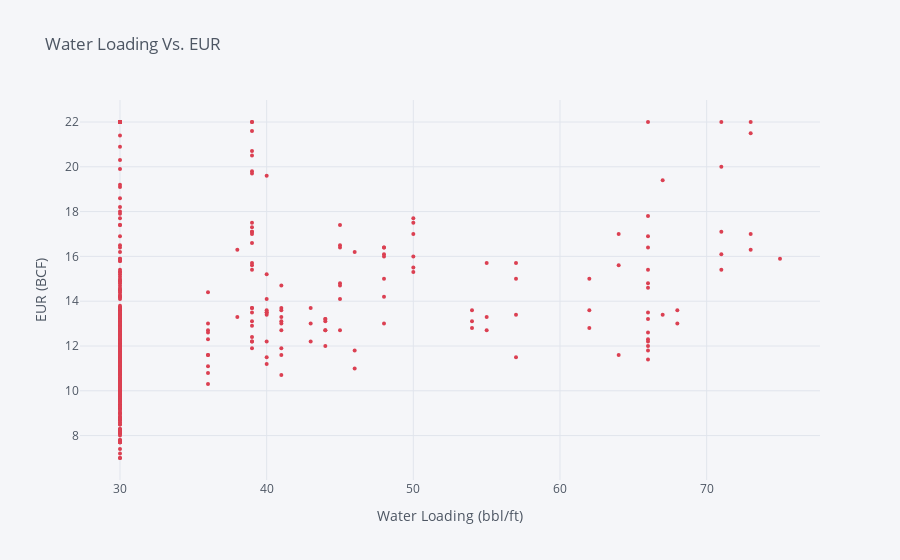

Notebook code for this chart:
### Code cell
df_Shale.iplot(kind='scatter',x='bbl/ft',y='EUR', mode='markers', size=4, color='red',xTitle='Water Loading (bbl/ft)',yTitle='EUR (BCF)', title='Water Loading Vs. EUR')

### Figure 1 — Plotly figure (JSON) as saved in the notebook; plotly's stock layout.template omitted (floating-point values rounded to 4 significant figures; data arrays with more than 128 entries replaced by an {"elided": "..."} marker saying what was removed)
{"data": [{"line": {"color": "rgba(219, 64, 82, 1.0)", "dash": "solid", "shape": "linear", "width": 1.3}, "marker": {"size": 4, "symbol": "circle"}, "mode": "markers", "name": "EUR", "text": "", "type": "scatter", "x": {"elided": "506 int values"}, "y": {"elided": "506 float values"}}], "layout": {"legend": {"bgcolor": "#F5F6F9", "font": {"color": "#4D5663"}}, "paper_bgcolor": "#F5F6F9", "plot_bgcolor": "#F5F6F9", "title": {"font": {"color": "#4D5663"}, "text": "Water Loading Vs. EUR"}, "xaxis": {"gridcolor": "#E1E5ED", "showgrid": true, "tickfont": {"color": "#4D5663"}, "title": {"font": {"color": "#4D5663"}, "text": "Water Loading (bbl/ft)"}, "zerolinecolor": "#E1E5ED"}, "yaxis": {"gridcolor": "#E1E5ED", "showgrid": true, "tickfont": {"color": "#4D5663"}, "title": {"font": {"color": "#4D5663"}, "text": "EUR (BCF)"}, "zerolinecolor": "#E1E5ED"}}}
